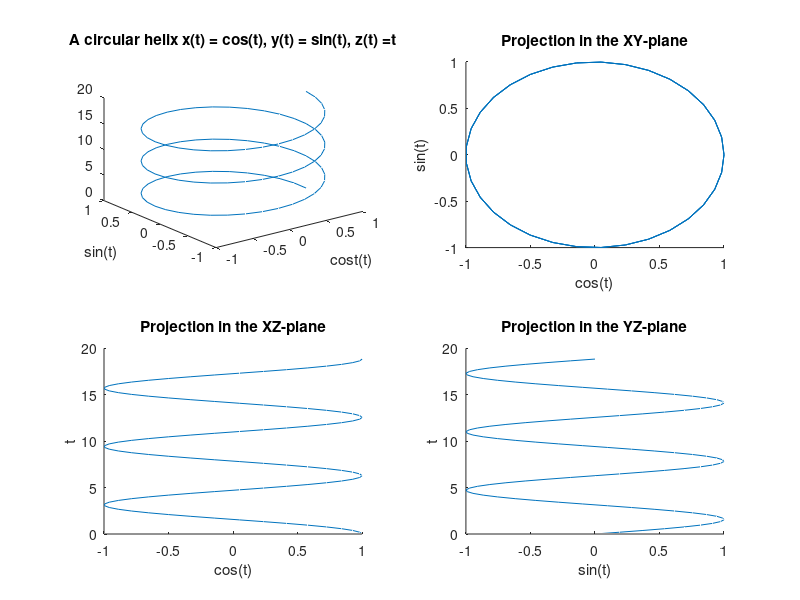

This figure's MATLAB source:
% Subplotting  graphs- 2 

t = linspace(0, 6*pi, 100);

x = cos(t);
y = sin(t);
z = t;

% 1. Circular Helix example
subplot(2, 2, 1);
plot3(x, y, z)
xlabel('cost(t)')
ylabel('sin(t)')
title('A circular helix x(t) = cos(t), y(t) = sin(t), z(t) =t')

% 2. XY-plane
subplot(2, 2, 2);
plot3(x, y, z)
view(0,90)
xlabel('cos(t)')
ylabel('sin(t)')
title('Projection in the XY-plane')

% 3. XZ-plane
subplot(2, 2, 3)
plot3(x, y, z)
view(0, 0)
xlabel('cos(t)')
zlabel('t')
title('Projection in the XZ-plane')

% 4. YZ-plane
subplot(2, 2, 4)
plot3(x, y, z)
view(90, 0)
ylabel('sin(t)')
zlabel('t')
title('Projection in the YZ-plane')
